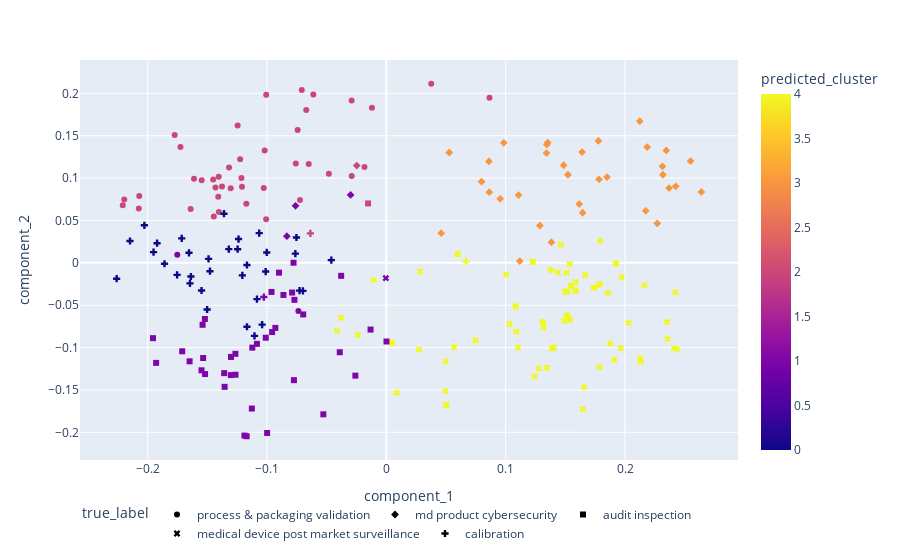

Source (notebook cell):
### Code cell
clusters = list(cluster_assignment)
strings = df_test["Original Text"].tolist()
labels = df_test['single_label'].tolist()
strings = ['(True label: ' + labels[i] + ')' + strings[i] for i in range(len(labels))] 
purity_score(labels, clusters, num_clusters)
print()
pca_components_3d = pca_components_from_embeddings(embeddings, n_components=3)
pca_components_2d = pca_components_from_embeddings(embeddings, n_components=2)
  
pcadf = pd.DataFrame(pca_components_2d, 
  columns=["component_1", "component_2"],
)
pcadf["predicted_cluster"] = clusters 
pcadf["true_label"] = labels
pcadf["Text"] = df_test["Original Text"]

fig = px.scatter(pcadf, y="component_2", x="component_1", color="predicted_cluster",
                 symbol="true_label", hover_data=["true_label", "Text"])
fig.update_layout(uniformtext_mode='hide')
fig.update_layout(legend_orientation="h")
fig.show()
